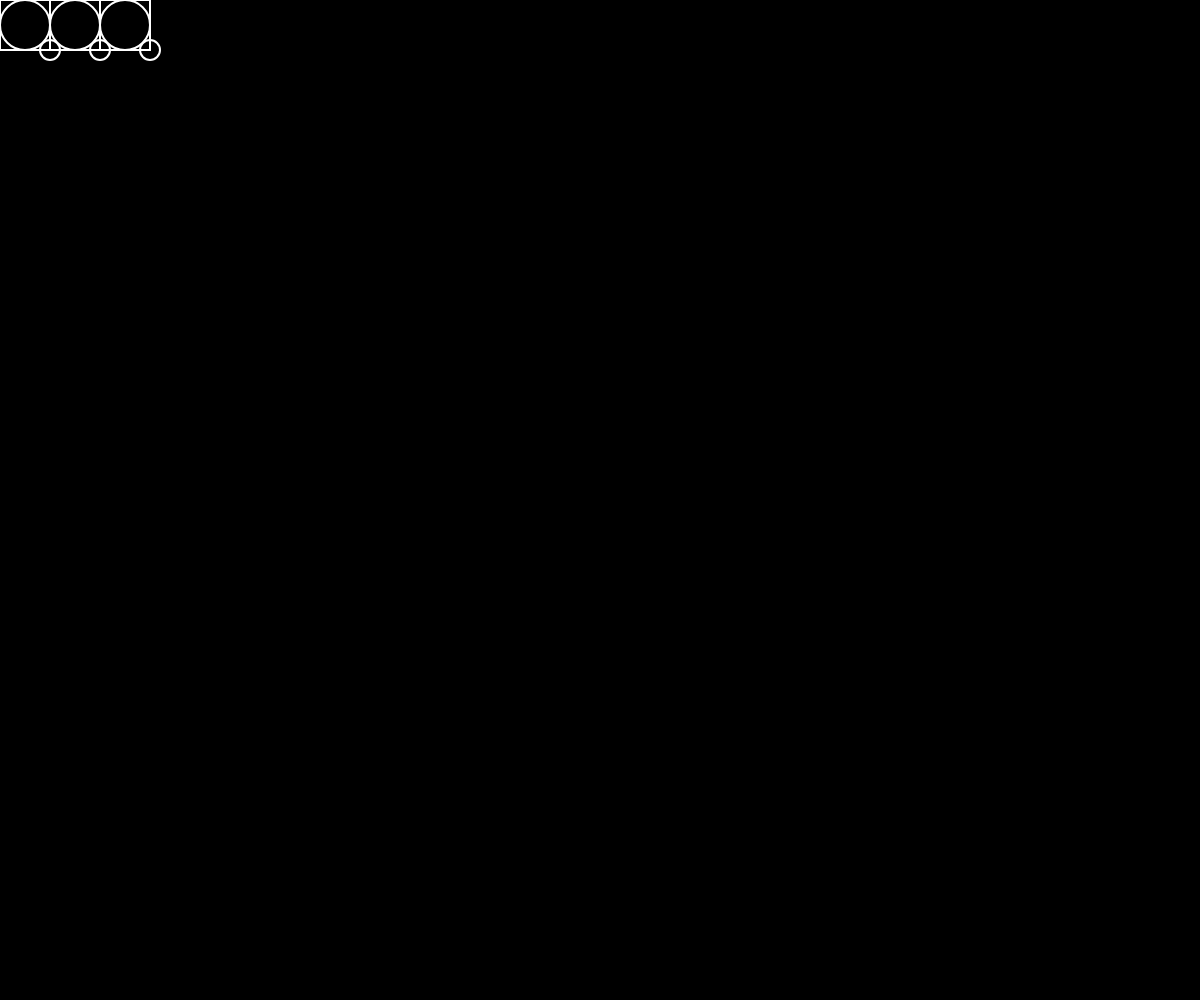
Frame 1 (no input)
Frame 60 (no input): identical to frame 1, image omitted
Frame 120 (the mouse pressed at the canvas centre since frame 60): identical to frame 1, image omitted

The p5.js sketch that drew this single still picture (run headless with seeded random() and noise() and a simulated clock; from frame 60 on, the mouse is pressed at the canvas centre):

// p5.js sketch
// ── sketch.js
function setup() {
  createCanvas(windowWidth, windowHeight);
}

function draw() {
  background(0);
  rectMode(CENTER)
  noFill()
  stroke(255)
  strokeWeight(2)
  for(var i =0;i<3 ; i++)
  {
    ellipse(25+(i*50),25,50)
    rect(25+(i*50),25,50)
    ellipse(50+(i*50),50,20)
 
}
}
